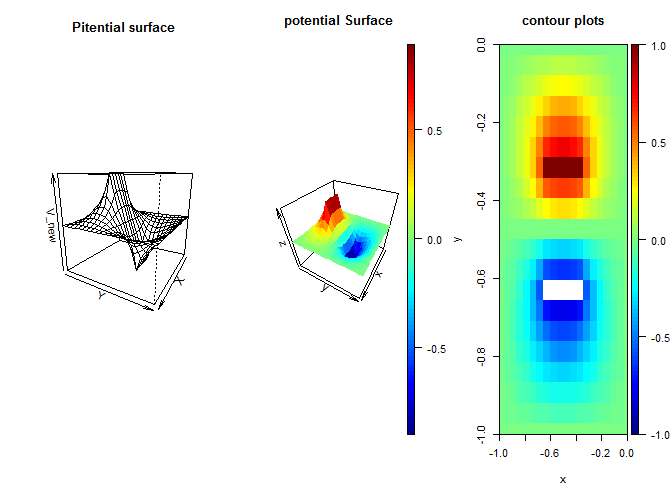

The R source for this figure:
## Book: Computational Physics by Nicholas J. Giordano, Dean and Professor of Physics, Auburn University
## Reference Book: Matlab Version by Kevin Berwick, School of Electrical and Electronic Engineering, Dublin Institute of Technology
## Translated to R by Indranil Ghosh, Physics Department, Jadavpur University

## Solution of Laplace's equation for a finite sized capacitor
## We need to download and activate the plot3D package

require(plot3D)
V <- array(c(numeric(120), c(0, 0, 0, 0, 0, 0, 0, 1, 1, 1, 1, 1, 1, 0, 0, 0, 0, 0, 0, 0), numeric(100), c(0, 0, 0, 0, 0, 0, 0, -1, -1, -1, -1, -1, -1, 0, 0, 0, 0, 0, 0, 0), numeric(140)), dim=c(20, 20))

capacitor_update <- function(V) {
  row_size <- nrow(V)
  column_size <- ncol(V)
  V_new <- array(numeric(400), dim=c(20, 20))
  delta_V_new <- 0
  for (j in 3:column_size) {
    for (i in 3: row_size) {
      if (V[i - 1, j - 1]!=1 && V[i - 1, j - 1]!=-1) {
        V_new[i- 1, j - 1] <- (V[i - 2, j - 1] + V[i, j - 1] + V[i - 1, j - 2] + V[i - 1, j])/4
        delta_V_new <- delta_V_new + abs(V_new[i - 1, j - 1] - V[i - 1, j - 1])
      }
      else V_new[i - 1, j - 1] <- V[i - 1, j - 1]
    }
  }
  return(list(V_new, delta_V_new))
}

 L<-capacitor_update(V)
 V_new <- L[[1]]
 delta_V_new <- L[[2]]
 par(mfrow=c(1, 3))
 loops <- 1
 while (delta_V_new>(400*10^-5) || loops<20) {
   loops <- loops+1
   L<-capacitor_update(V_new)
   V_new <- L[[1]]
   print(V_new)
   delta_V_new <- L[[2]]
   persp(z=V_new, theta=120, main="Pitential surface")
   persp3D(z=V_new, theta=120, main="potential Surface")
   image2D(V_new, main="contour plots", theta=180)
   Sys.sleep(0.09)
 }
